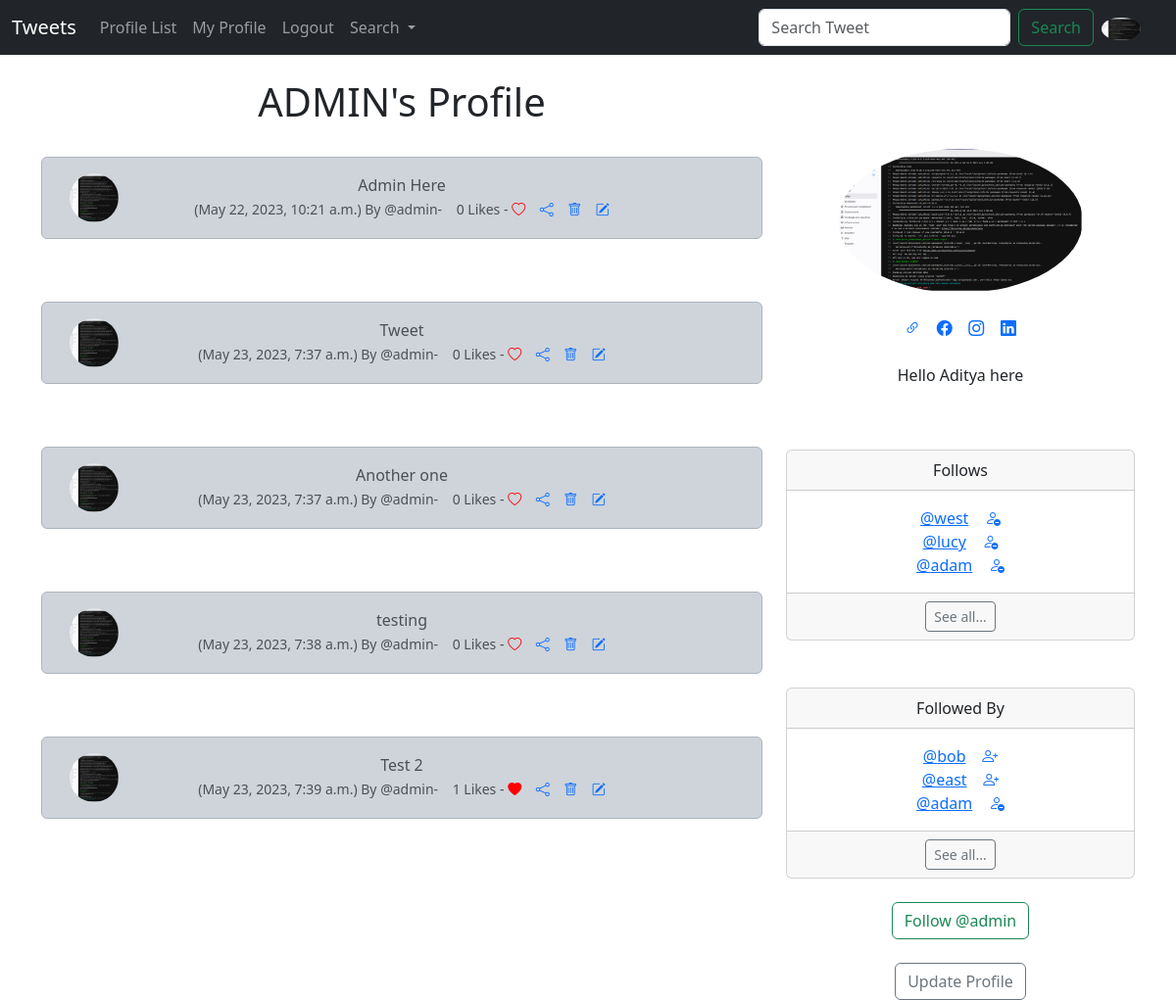
Screenshot of /profile/1 (signed in) with the database file from the repository.
### tweet/models.py (models this page shows, shortened)
class Profile(models.Model):
    user = models.OneToOneField(User, on_delete=models.CASCADE)
    follows = models.ManyToManyField(
        "self",
        related_name="followed_by",
        symmetrical=False,
        blank=True
    )
    date_modified = models.DateTimeField(User, auto_now=True)
    profile_image = models.ImageField(null=True, blank=True, upload_to='images/')
    profile_bio = models.CharField(null=True, blank=True, max_length=500)
    homepage_link = models.CharField(null=True, blank=True, max_length=100)
    facebook_link = models.CharField(null=True, blank=True, max_length=100)
    instagram_link = models.CharField(null=True, blank=True, max_length=100)
    linkedin_link = models.CharField(null=True, blank=True, max_length=100)
    def __str__(self):
        return self.user.username

class Tweet(models.Model):
    user = models.ForeignKey(User, related_name='tweets', on_delete=models.DO_NOTHING)
    body = models.CharField(max_length=200)
    created_at = models.DateTimeField(auto_now_add=True)
    likes = models.ManyToManyField(User, related_name='meep_like', blank=True)
    def number_of_likes(self):
        return self.likes.count()

### tweet/views.py (the view, shortened to what this page needs)
# urls.py: path('profile/<int:pk>', views.profile, name='profile'),
def profile(request, pk):
    if request.user.is_authenticated:
        profiles = Profile.objects.get(user__id=pk)
        tweets = Tweet.objects.filter(user__id=pk)
        return render(request, 'tweet/profile.html', {'profiles': profiles, 'tweets': tweets})
    else:
        messages.warning(request, "You must be logged in to continue...")
        return redirect('login')

### templates/tweet/profile.html (shortened to what this page needs)
{% extends 'base.html' %}
{% load static %}
{% block content %}
{% if profiles %}
    <div class="container text-center">
        <div class="row">
            <div class="col-8">
                <h1>{{profiles.user.username|upper}}'s Profile</h1>
                <br>
                {% if tweets %}
                {% for tweet in tweets %}
                    <div class="alert alert-dark" role="alert">
                        <div class="container">
                            <div class="row">
                                <div class="col-1">
                                    {% if profiles.profile_image %}
                                        <img src="{{profiles.profile_image.url}}" alt="{{profiles.user.username}}" width="50" height="50" class="rounded-circle">
                                    {% else %}
                                        <img src="{% static 'images/default_profile_pic.png' %}" class="rounded-circle" alt="{{profiles.user.username}}">
                                    {% endif %}
                                </div>
                                <div class="col-10">
                                    {{tweet.body}}<br>
                                    <small class="text-muted">
                                        ({{tweet.created_at}}) By
                                        @{{tweet.user.username}}-
                                        &nbsp;&nbsp;
                                        {{tweet.number_of_likes}} Likes -
                                        {% if user in tweet.likes.all %}
                                        <a href="{% url 'tweet_like' tweet.id %}"><i class="bi bi-heart-fill" style="color:red"></i></a>
                                        {% else %}
                                        <a href="{% url 'tweet_like' tweet.id %}"><i class="bi bi-heart" style="color:red"></i></a>
                                        {% endif %}
                                        <a href="{% url 'tweet_show' tweet.id %}"><i class="bi bi-share"></i></a>
                                        {% if request.user.username == tweet.user.username %}
                                        <a href="{% url 'delete' tweet.id %}"><i class="bi bi-trash"></i></a>
                                        {% endif %}
                                        {% if request.user.username == tweet.user.username %}
                                        <a href="{% url 'edit_post' tweet.id %}"><i class="bi bi-pencil-square"></i></a>
                                        {% endif %}
                                    </small>
                                </div>
                            </div>
                        </div>
                    </div>
                    <br><br>
                {% endfor %}
                {% endif %}
            </div>
            <div class="col-4">
                <br><br><br>
                {% if profiles.profile_image %}
                    <img src="{{profiles.profile_image.url}}" alt="Profile Photo" width="250px" class="rounded-circle">
                    <br/><br/>
                {% endif %}
                {% if profiles.homepage_link %}
	                <a href="{{ profiles.homepage_link }}" target="new"><i class="bi bi-link-45deg"></i></a>
				{% endif %}
				{% if profiles.facebook_link %}
	                <a href="{{ profiles.facebook_link }}" target="new"><i class="bi bi-facebook"></i></i></a>
				{% endif %}
				{% if profiles.instagram_link %}
	                <a href="{{ profiles.instagram_link }}" target="new"><i class="bi bi-instagram"></i></a>
				{% endif %}
				{% if profiles.linkedin_link %}
	                <a href="{{ profiles.linkedin_link }}" target="new"><i class="bi bi-linkedin"></i></a>
				{% endif %}
                <br><br>
                {% if profiles.profile_bio %}
                <p align="justify-content">
                    {{profiles.profile_bio }}
                </p>
                {% endif %}
            <br/><br/>
                <div class="card">
                    <div class="card-header">
                        Follows
                    </div>
                    <div class="card-body">
                      <p class="card-text">
                        {% for profile in profiles.follows.all %}
                            <a href="{% url 'profile' profile.user.id %}">@{{profile}}</a>
                            <a href="{% url 'unfollow' profile.user.id %}"><i class="bi bi-person-dash"></i></a>
                            <br>
                        {% endfor %}
                      </p>
                    </div>
                    <div class="card-footer">
                        <a href="{% url 'follows' request.user.id %}" class="btn btn-sm btn-outline-secondary">See all...</a>
                    </div>
                </div>
                <br><br>
                <div class="card">
                    <div class="card-header">
                        Followed By
                    </div>
                    <div class="card-body">
                      <p class="card-text">
                        {% for profile in profiles.followed_by.all|slice:3 %}
                            <a href="{% url 'profile' profile.user.id %}">@{{profile}}</a>
                            {% if profile in profiles.follows.all %}
                            <a href="{% url 'unfollow' profile.user.id %}"><i class="bi bi-person-dash"></i></a>
                            {% else %}
                            <a href="{% url 'follow' profile.user.id %}"><i class="bi bi-person-plus"></i></a>
                            {% endif %}
                            <br>
                        {% endfor %}
                      </p>
                    </div>
                    <div class="card-footer">
                        <a href="{% url 'followers' request.user.id %}" class="btn btn-sm btn-outline-secondary">See all...</a>
                    </div>
                </div>
                <br>
                <form method="post">
                    {% if profiles in request.user.profile.follows.all %}
                        <button class="btn btn-outline-danger" name="follow" value="unfollow" type="submit">Unfollow @{{profiles.user.username}}</button>
                    {% else %}
                        <button class="btn btn-outline-success" name="follow" value="follow" type="submit">Follow @{{profiles.user.username}}</button>
                    {% endif %}
                </form>
                <br>
                {% if request.user.id == profiles.user.id %}
                <a href="{% url 'update_user' request.user.id %}" class="btn btn-outline-secondary">Update Profile</a>
                {% endif %}
            </div>
        </div>
    </div>
{% endif %}
{% endblock content %}

### templates/includes/navbar.html (shortened to what this page needs)
{% load static %}
<nav class="navbar navbar-expand-lg bg-dark navbar-dark">
    <div class="container-fluid">
      <a class="navbar-brand" href="{% url 'home' %}">Tweets</a>
      <div class="collapse navbar-collapse" id="navbarSupportedContent">
        <ul class="navbar-nav me-auto mb-2 mb-lg-0">
          <li class="nav-item">
            <a class="nav-link" href="{% url 'profile_list' %}">Profile List</a>
          </li>
          {% if request.user.is_authenticated %}
          <li class="nav-item">
            <a class="nav-link" href="{% url 'profile' request.user.id %}">My Profile</a>
          </li>
          <li class="nav-item">
            <a class="nav-link" href="{% url 'logout' %}">Logout</a>
          </li>
          {% endif %}
          <li class="nav-item dropdown">
            <a class="nav-link dropdown-toggle" href="#" id="navbarDropdown" role="button" data-bs-toggle="dropdown" aria-expanded="false">
              Search
            </a>
          </li>
        </ul>
        {% if '/profile_list/' in request.path or '/search_user/' in request.path %}
          <form method = "POST" class="d-flex" action="{% url 'search_user' %}">
            {% csrf_token %}
            <input class="form-control me-2" type="search" placeholder="Search User" aria-label="Search" name="search">
            <button class="btn btn-outline-success" type="submit">Search</button>
          </form>
        {% else %}
          <form method = "POST" class="d-flex" action="{% url 'search' %}">
            <input class="form-control me-2" type="search" placeholder="Search Tweet" aria-label="Search" name="search">
            <button class="btn btn-outline-success" type="submit">Search</button>
          </form>
        {% endif %}
        {% if user.is_authenticated %}
          <ul class="navbar-nav ml-auto">
            <li class="nav-link navbar-brand">
              <a href="{% url 'profile' request.user.id %}">
                {% if user.profile.profile_image %}
                <img src="{{user.profile.profile_image.url}}" alt="" class="rounded-circle" width=40>
                {% else %}
                <img src="{% static 'images/default_profile_pic.png' %}" alt="" class="rounded-circle" width=40>
                {% endif %}
              </a>
            </li>
          </ul>
        {% endif %}
      </div>
    </div>
  </nav>

### rows the page displays
Profile: user.username "ADMIN", profile_image (picture), profile_bio "Hello Aditya here", user.username "admin"
Tweet: profile_image (picture), body "Admin Here", created_at "May 22, 2023, 10:21 a.m.", user.username "admin", number_of_likes "0"
Tweet: profile_image (picture), body "Tweet", created_at "May 23, 2023, 7:37 a.m.", user.username "admin", number_of_likes "0"
Tweet: profile_image (picture), body "Another one", created_at "May 23, 2023, 7:37 a.m.", user.username "admin", number_of_likes "0"
Tweet: profile_image (picture), body "testing", created_at "May 23, 2023, 7:38 a.m.", user.username "admin", number_of_likes "0"
Tweet: profile_image (picture), body "Test 2", created_at "May 23, 2023, 7:39 a.m.", user.username "admin", number_of_likes "1"
Profile: user.username "west"
Profile: user.username "lucy"
Profile: user.username "adam"
Profile: user.username "bob"
Profile: user.username "east"
